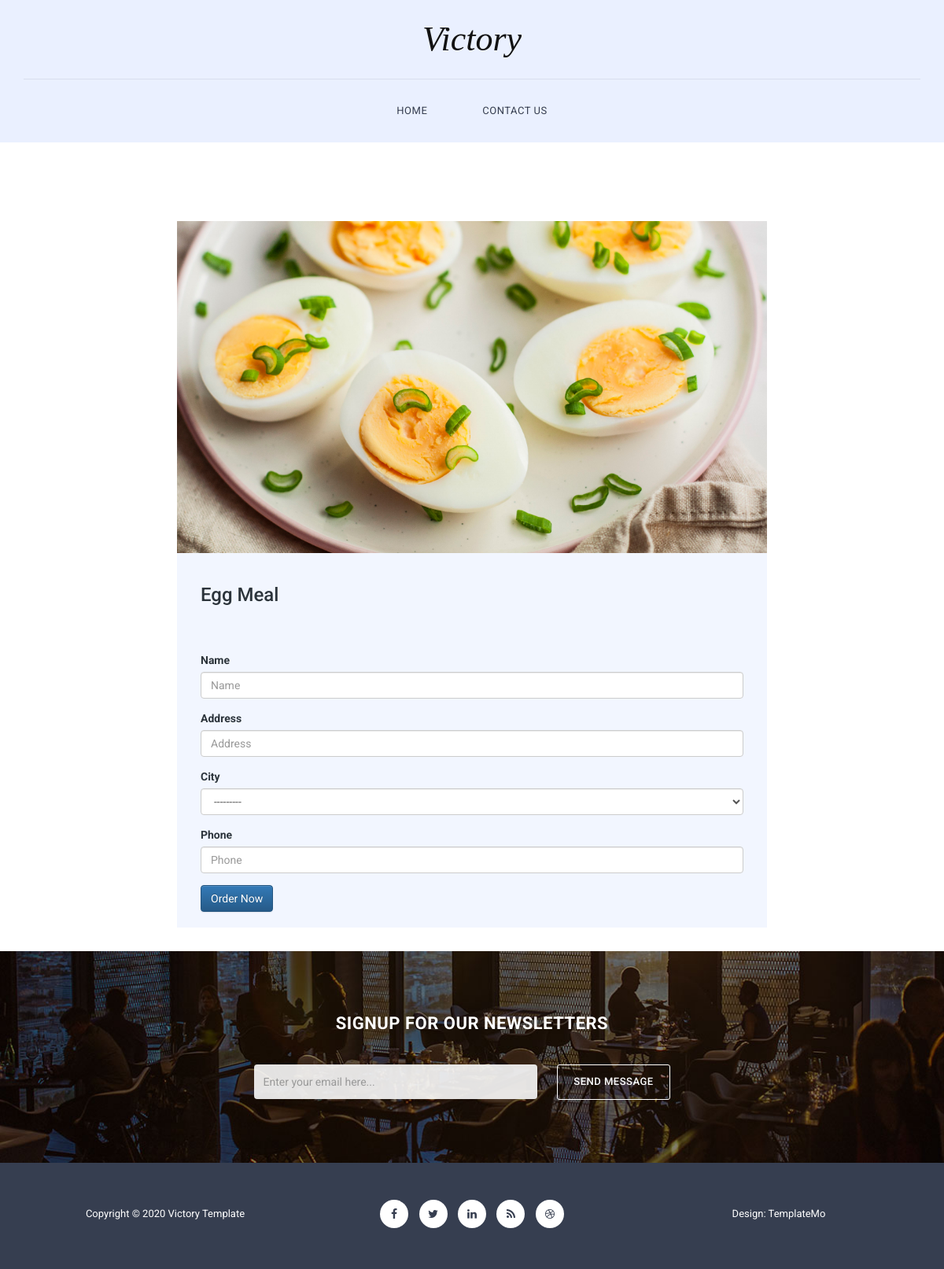
Screenshot of /breakfast/1 with the database file from the repository.
### home/models.py (models this page shows, shortened)
class BreakFast(models.Model):
    title = models.CharField(max_length = 100 , blank =True , null = True)
    price = models.IntegerField(default = 0)
    image = models.ImageField(upload_to = '')
    desc  = models.TextField( blank = True , null = True )

### home/views.py (the view)
# urls.py: path('breakfast/<int:id>', views.breakfast_details , name = 'secondary'),
def breakfast_details(request , id):
    breakfast_details = BreakFast.objects.get(id=id)
    if request.method == 'POST':
        form = OrdersForm(request.POST)
        if form.is_valid():
            myform = form.save(commit=False)
            myform.order_name = breakfast_details
            myform.save()
    else :
        form = OrdersForm()
    context = { 'mealdetail' : breakfast_details  , 'form' : form }
    return render(request , 'breakfast_detail.html' , context)

### home/forms.py
class OrdersForm(forms.ModelForm):
    class Meta:
        model  = Orders
        fields = ['name' , 'address' , 'city' , 'phone']

### home/templates/breakfast_detail.html (shortened to what this page needs)
{% extends 'base.html' %}
{% load static %}
{% load bootstrap4 %}
{% block body %}
    <section class="blog-page">
        <div class="container">
            <div class="row">
                <div class="col-md-8 col-md-offset-2">
                    <div class="blog-item">
                      {% if mealdetail.image %}
                        <img src="{{ mealdetail.image.url }}" alt="">
                      {% endif %}
                        <div class="down-content">
                            <h3>{{mealdetail.title}}</h3> <br>
                            <p>{{mealdetail.desc}}</p> <br>
                          <form method="post" class="form">
                            {% bootstrap_form form %}
                            {% buttons %}
                            <button type="submit" class="btn btn-primary">Order Now</button>
                            {% endbuttons %}
                        </form>
                        </div>
                     </div>
                </div>
            </div>
        </div>
    </section>
{% endblock body %}

### static/css/hero-slider.css (style rules this page uses)
*, *::after, *::before { -webkit-box-sizing: border-box; -moz-box-sizing: border-box; box-sizing: border-box; }
html { font-size: 62.5%; }
body { font-family: "Open Sans", sans-serif; color: #2c343b; background-color: #f2f2f2; }
img { max-width: 100%; }

### static/css/templatemo-style.css (style rules this page uses)
* { margin: 0; padding: 0; font-family: 'Roboto', arial, sans-serif; }
body { overflow-x: hidden; background-color: #fff; }
section.blog-page { margin-top: 100px; }
.blog-item img { width: 100%; overflow: hidden; }
.blog-item { margin-bottom: 30px; }
.blog-item .down-content { background-color: #f2f6ff; padding: 20px 30px; }

### rows the page displays
BreakFast: image (picture), title "Egg Meal"
